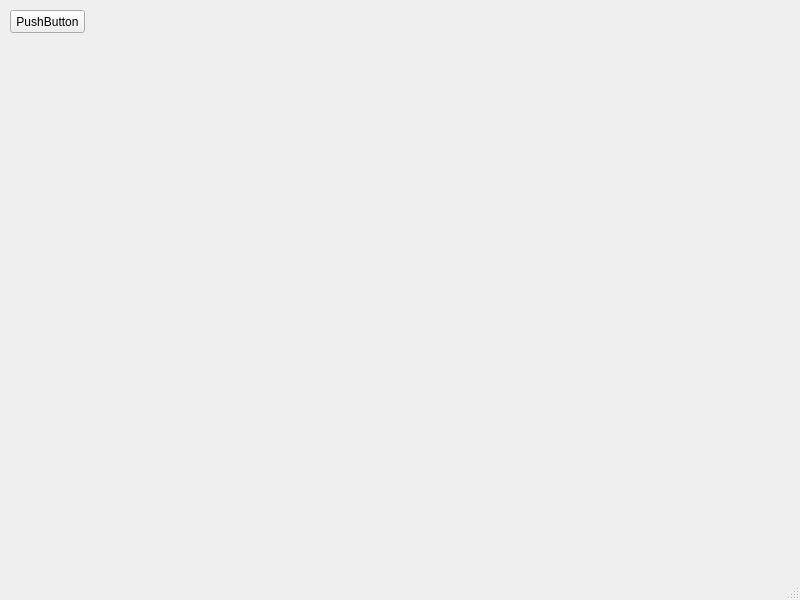
<?xml version="1.0" encoding="UTF-8"?>
<ui version="4.0">
 <class>MainW</class>
 <widget class="QMainWindow" name="MainW">
  <property name="geometry">
   <rect>
    <x>0</x>
    <y>0</y>
    <width>800</width>
    <height>600</height>
   </rect>
  </property>
  <property name="windowTitle">
   <string>YellowC</string>
  </property>
  <widget class="QWidget" name="centralwidget">
   <widget class="QPushButton" name="yellow">
    <property name="geometry">
     <rect>
      <x>10</x>
      <y>10</y>
      <width>75</width>
      <height>23</height>
     </rect>
    </property>
    <property name="text">
     <string>PushButton</string>
    </property>
   </widget>
  </widget>
  <widget class="QMenuBar" name="menubar">
   <property name="geometry">
    <rect>
     <x>0</x>
     <y>0</y>
     <width>800</width>
     <height>21</height>
    </rect>
   </property>
  </widget>
  <widget class="QStatusBar" name="statusbar"/>
 </widget>
 <resources/>
 <connections/>
</ui>
